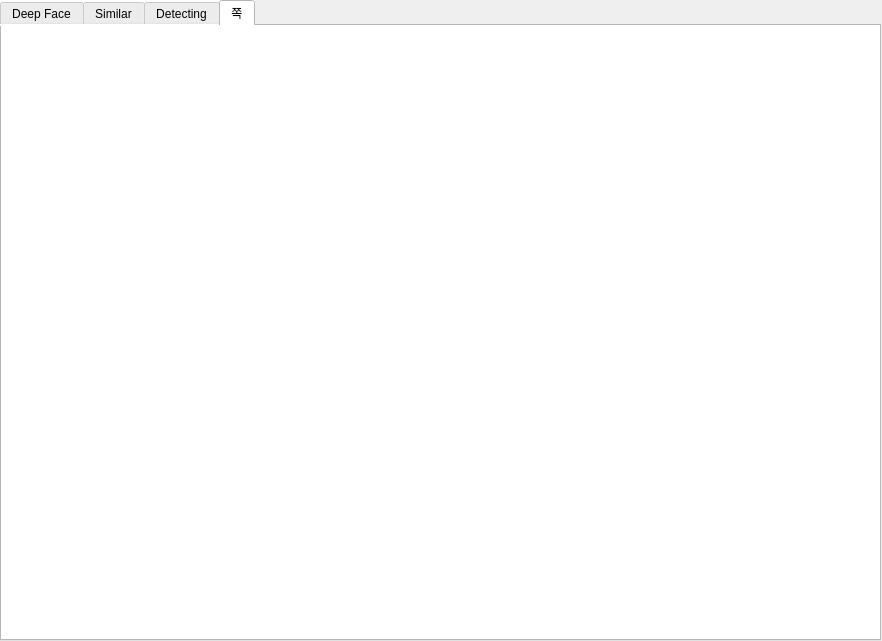
<?xml version="1.0" encoding="UTF-8"?>
<ui version="4.0">
 <class>Dialog</class>
 <widget class="QDialog" name="Dialog">
  <property name="geometry">
   <rect>
    <x>0</x>
    <y>0</y>
    <width>882</width>
    <height>641</height>
   </rect>
  </property>
  <property name="windowTitle">
   <string>Dialog</string>
  </property>
  <property name="styleSheet">
   <string notr="true">font: 25 11pt &quot;맑은 고딕 Semilight&quot;;</string>
  </property>
  <widget class="QTabWidget" name="deep">
   <property name="enabled">
    <bool>true</bool>
   </property>
   <property name="geometry">
    <rect>
     <x>0</x>
     <y>0</y>
     <width>881</width>
     <height>641</height>
    </rect>
   </property>
   <property name="autoFillBackground">
    <bool>false</bool>
   </property>
   <property name="styleSheet">
    <string notr="true">background-color : rgb(255, 255, 255)</string>
   </property>
   <property name="currentIndex">
    <number>3</number>
   </property>
   <widget class="QWidget" name="tab_1">
    <attribute name="title">
     <string>Deep Face</string>
    </attribute>
    <widget class="QPushButton" name="reset">
     <property name="geometry">
      <rect>
       <x>20</x>
       <y>550</y>
       <width>101</width>
       <height>51</height>
      </rect>
     </property>
     <property name="styleSheet">
      <string notr="true">background-color : rgb(255, 128, 89)</string>
     </property>
     <property name="text">
      <string>초기화</string>
     </property>
    </widget>
    <widget class="QPushButton" name="button_cmp">
     <property name="geometry">
      <rect>
       <x>380</x>
       <y>220</y>
       <width>121</width>
       <height>41</height>
      </rect>
     </property>
     <property name="text">
      <string>비교하기</string>
     </property>
    </widget>
    <widget class="QLabel" name="suc">
     <property name="geometry">
      <rect>
       <x>380</x>
       <y>470</y>
       <width>121</width>
       <height>61</height>
      </rect>
     </property>
     <property name="text">
      <string>일치율 : </string>
     </property>
    </widget>
    <widget class="QLabel" name="img_cmp">
     <property name="geometry">
      <rect>
       <x>580</x>
       <y>110</y>
       <width>261</width>
       <height>261</height>
      </rect>
     </property>
     <property name="frameShape">
      <enum>QFrame::Box</enum>
     </property>
     <property name="text">
      <string>비교할 사진</string>
     </property>
    </widget>
    <widget class="QPushButton" name="sel_ref">
     <property name="geometry">
      <rect>
       <x>60</x>
       <y>420</y>
       <width>201</width>
       <height>41</height>
      </rect>
     </property>
     <property name="text">
      <string>원본 이미지 선택</string>
     </property>
    </widget>
    <widget class="QLabel" name="img_ref">
     <property name="geometry">
      <rect>
       <x>40</x>
       <y>110</y>
       <width>261</width>
       <height>261</height>
      </rect>
     </property>
     <property name="frameShape">
      <enum>QFrame::Box</enum>
     </property>
     <property name="text">
      <string>원본사진</string>
     </property>
    </widget>
    <widget class="QPushButton" name="sel_cmp">
     <property name="geometry">
      <rect>
       <x>610</x>
       <y>410</y>
       <width>201</width>
       <height>41</height>
      </rect>
     </property>
     <property name="text">
      <string>비교할 이미지 선택</string>
     </property>
    </widget>
    <zorder>reset</zorder>
    <zorder>button_cmp</zorder>
    <zorder>suc</zorder>
    <zorder>sel_ref</zorder>
    <zorder>sel_cmp</zorder>
    <zorder>img_ref</zorder>
    <zorder>img_cmp</zorder>
   </widget>
   <widget class="QWidget" name="tab_2">
    <attribute name="title">
     <string>Similar</string>
    </attribute>
    <widget class="QLabel" name="img_main">
     <property name="geometry">
      <rect>
       <x>30</x>
       <y>240</y>
       <width>231</width>
       <height>231</height>
      </rect>
     </property>
     <property name="frameShape">
      <enum>QFrame::Box</enum>
     </property>
     <property name="text">
      <string>원본사진</string>
     </property>
    </widget>
    <widget class="QPushButton" name="sel_sim">
     <property name="geometry">
      <rect>
       <x>40</x>
       <y>500</y>
       <width>201</width>
       <height>41</height>
      </rect>
     </property>
     <property name="text">
      <string>원본 이미지 선택</string>
     </property>
    </widget>
    <widget class="QLabel" name="img_sim3">
     <property name="geometry">
      <rect>
       <x>360</x>
       <y>340</y>
       <width>231</width>
       <height>231</height>
      </rect>
     </property>
     <property name="frameShape">
      <enum>QFrame::Box</enum>
     </property>
     <property name="text">
      <string>비슷한 사진 3</string>
     </property>
    </widget>
    <widget class="QLabel" name="img_sim2">
     <property name="geometry">
      <rect>
       <x>620</x>
       <y>90</y>
       <width>231</width>
       <height>231</height>
      </rect>
     </property>
     <property name="frameShape">
      <enum>QFrame::Box</enum>
     </property>
     <property name="text">
      <string>비슷한 사진 2</string>
     </property>
    </widget>
    <widget class="QLabel" name="img_sim1">
     <property name="geometry">
      <rect>
       <x>360</x>
       <y>90</y>
       <width>231</width>
       <height>231</height>
      </rect>
     </property>
     <property name="frameShape">
      <enum>QFrame::Box</enum>
     </property>
     <property name="text">
      <string>비슷한 사진 1</string>
     </property>
    </widget>
    <widget class="QLabel" name="img_sim4">
     <property name="geometry">
      <rect>
       <x>620</x>
       <y>340</y>
       <width>231</width>
       <height>231</height>
      </rect>
     </property>
     <property name="frameShape">
      <enum>QFrame::Box</enum>
     </property>
     <property name="text">
      <string>비슷한 사진 3</string>
     </property>
    </widget>
    <widget class="QListWidget" name="list_f_name">
     <property name="geometry">
      <rect>
       <x>20</x>
       <y>50</y>
       <width>256</width>
       <height>161</height>
      </rect>
     </property>
    </widget>
    <widget class="QLabel" name="sim_text">
     <property name="geometry">
      <rect>
       <x>70</x>
       <y>20</y>
       <width>131</width>
       <height>16</height>
      </rect>
     </property>
     <property name="text">
      <string>비슷한 사진 파일명</string>
     </property>
    </widget>
    <widget class="QLabel" name="label">
     <property name="geometry">
      <rect>
       <x>520</x>
       <y>30</y>
       <width>161</width>
       <height>41</height>
      </rect>
     </property>
     <property name="text">
      <string>&lt;html&gt;&lt;head/&gt;&lt;body&gt;&lt;p align=&quot;center&quot;&gt;&lt;span style=&quot; font-size:24pt; font-weight:600;&quot;&gt;검색 결과&lt;/span&gt;&lt;/p&gt;&lt;/body&gt;&lt;/html&gt;</string>
     </property>
    </widget>
    <widget class="QPushButton" name="button_search">
     <property name="geometry">
      <rect>
       <x>280</x>
       <y>320</y>
       <width>75</width>
       <height>23</height>
      </rect>
     </property>
     <property name="text">
      <string>검색</string>
     </property>
    </widget>
   </widget>
   <widget class="QWidget" name="tab_3">
    <attribute name="title">
     <string>Detecting</string>
    </attribute>
    <widget class="QLabel" name="label_2">
     <property name="geometry">
      <rect>
       <x>240</x>
       <y>220</y>
       <width>391</width>
       <height>171</height>
      </rect>
     </property>
     <property name="text">
      <string>&lt;html&gt;&lt;head/&gt;&lt;body&gt;&lt;p align=&quot;center&quot;&gt;&lt;span style=&quot; font-size:28pt; font-weight:600; font-style:italic;&quot;&gt;제작중&lt;/span&gt;&lt;/p&gt;&lt;/body&gt;&lt;/html&gt;</string>
     </property>
    </widget>
   </widget>
   <widget class="QWidget" name="tab_4">
    <attribute name="title">
     <string>쪽</string>
    </attribute>
   </widget>
  </widget>
 </widget>
 <tabstops>
  <tabstop>reset</tabstop>
  <tabstop>sel_ref</tabstop>
  <tabstop>sel_cmp</tabstop>
 </tabstops>
 <resources/>
 <connections>
  <connection>
   <sender>reset</sender>
   <signal>clicked()</signal>
   <receiver>img_ref</receiver>
   <slot>update()</slot>
   <hints>
    <hint type="sourcelabel">
     <x>61</x>
     <y>589</y>
    </hint>
    <hint type="destinationlabel">
     <x>53</x>
     <y>367</y>
    </hint>
   </hints>
  </connection>
  <connection>
   <sender>reset</sender>
   <signal>clicked()</signal>
   <receiver>img_cmp</receiver>
   <slot>update()</slot>
   <hints>
    <hint type="sourcelabel">
     <x>74</x>
     <y>593</y>
    </hint>
    <hint type="destinationlabel">
     <x>832</x>
     <y>386</y>
    </hint>
   </hints>
  </connection>
 </connections>
</ui>
